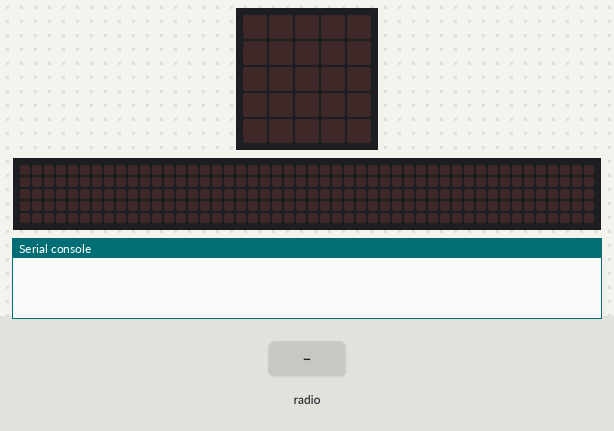
Simulated run of this program. Board: BBC micro:bit running MicroPython. On the bench: the board's 5×5 LED display, a strip that is not on the board, showing the scrolling text unrolled, the last lines printed to the serial console. The inputs (shaded band) are chosen by the test bench. Random numbers come from a fixed seed; no radio messages arrive unless stated (any console line starting 'radio sent:' is added by the test bench); the 48×5 strip is a reading aid, not a part: it shows the text the display is scrolling, unrolled, one strip-width of it at a time.

Above: at 1.2 s.
1.3 s: radio message "1" arrives
At 1.37 s:
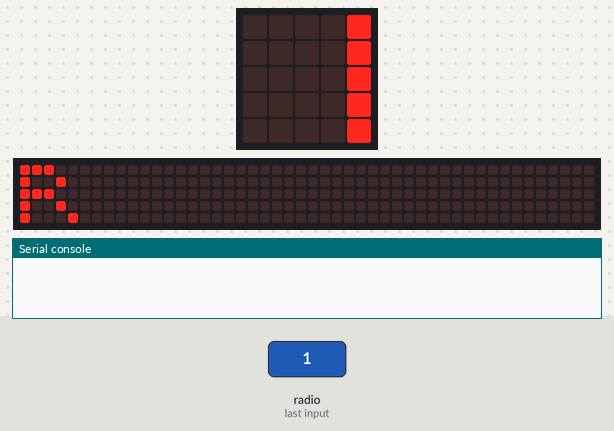
At 4.22 s:
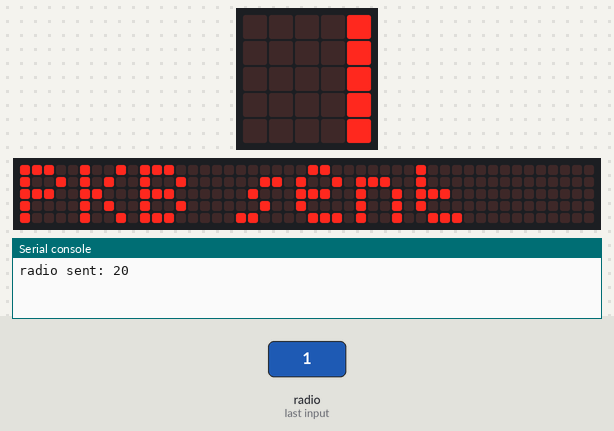
Timing chart, 0 to 5.7 s (numbered marks = the images above; inputs shaded):
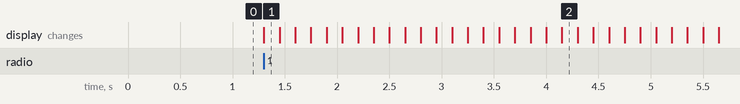

Measured:
- after the input at 1.3 s, the display: changes at once (image 1)

The program:

dh_b.py
```python
# Code for microbit B

from microbit import *
import radio
import random

# Constants
p = 23 # 'large' prime number
g = 5 # integer coprime to p, ie GCD(g,p)={1}

radio_group = 10 # Change number for each pair of participants. Must be integer between 0 and 83 inclusive

# Function to calculate (g^b) % p

def mod_exp(base, exponent, modulus):
    result = 1
    while exponent > 0:
        if exponent % 2 == 1:
            result = (result * base) % modulus
        exponent = exponent // 2
        base = (base * base) % modulus
    return result

# Configure radio
radio.on()
radio.config(group=radio_group)

received_key_a_flag = False

# Wait for public key A from microbit A
while not received_key_a_flag:
    received_data = radio.receive()
    if received_data is not None:
        received_key_a = int(received_data) # Potential for MitM here?
        display.scroll("R")
        display.scroll(received_key_a)
        received_key_a_flag = True

# Generate private key b
private_key_b = random.randint(1, p - 1)

# Calculate public key b
public_key_b = mod_exp(g, private_key_b, p)
radio.send(str(public_key_b))
display.scroll("PKB sent")

# Calculate shared secret
shared_secret = mod_exp(received_key_a, private_key_b, p)

# Display shared secret
display.scroll(str(shared_secret), wait=False, loop=True)

sleep(5000)

# Derive encryption key from shared secret to encrypt messages
```
